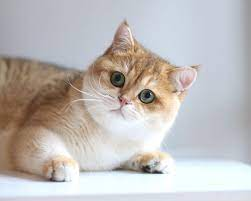
#> input picture img/meo.jpg, 251 x 201 px
$ python amban.py
#> lines starting #> are read from the running program, lines starting #| are printed output that depends on the picture
import cv2

# Đọc ảnh từ file
image = cv2.imread('img/meo.jpg')
#> image is the input picture: shape (201, 251, 3); mean B, G, R 185.4, 187, 191.2

# Chuyển ảnh sang ảnh âm bản
gray_image = cv2.cvtColor(image, cv2.COLOR_BGR2GRAY)
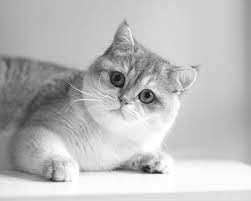
#> gray_image: shape (201, 251); min 4, max 255, mean 188

# Lưu ảnh âm bản thành một file mới
cv2.imwrite('img/meo_am_ban.jpg', gray_image)

# Hiển thị ảnh âm bản (nếu cần)
cv2.imshow('Ảnh âm bản', gray_image)
cv2.waitKey(0)
cv2.destroyAllWindows()
